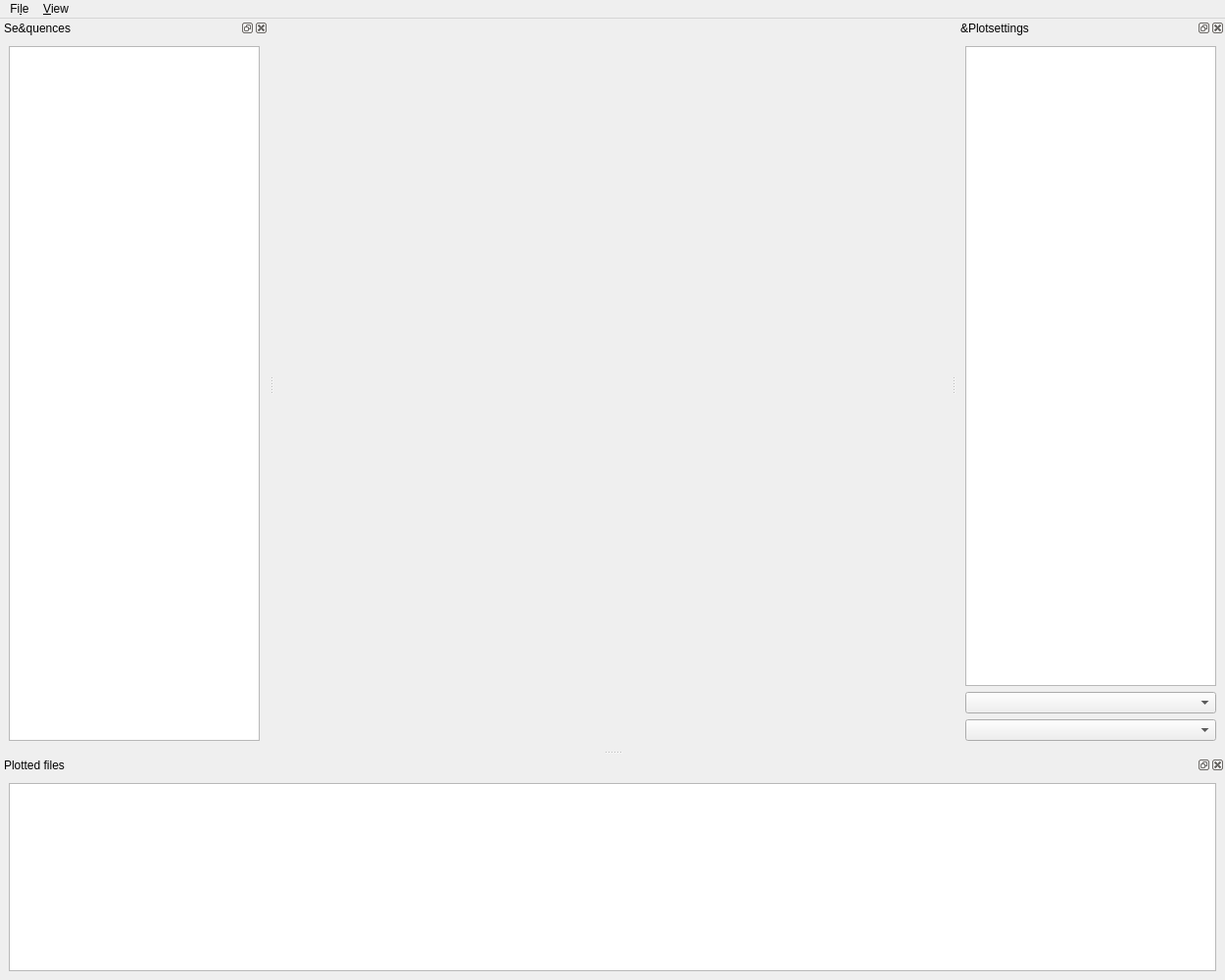
<?xml version="1.0" encoding="UTF-8"?>
<ui version="4.0">
 <class>mainWindow</class>
 <widget class="QMainWindow" name="mainWindow">
  <property name="geometry">
   <rect>
    <x>0</x>
    <y>0</y>
    <width>1250</width>
    <height>1000</height>
   </rect>
  </property>
  <property name="windowTitle">
   <string>RD Plot GUI</string>
  </property>
  <widget class="QWidget" name="centralwidget">
   <property name="sizePolicy">
    <sizepolicy hsizetype="Expanding" vsizetype="Preferred">
     <horstretch>0</horstretch>
     <verstretch>0</verstretch>
    </sizepolicy>
   </property>
   <layout class="QGridLayout" name="gridLayout">
    <item row="0" column="0">
     <widget class="QSplitter" name="splitter_2">
      <property name="sizePolicy">
       <sizepolicy hsizetype="Expanding" vsizetype="Expanding">
        <horstretch>0</horstretch>
        <verstretch>0</verstretch>
       </sizepolicy>
      </property>
      <property name="orientation">
       <enum>Qt::Vertical</enum>
      </property>
      <widget class="QSplitter" name="splitter">
       <property name="sizePolicy">
        <sizepolicy hsizetype="Expanding" vsizetype="Expanding">
         <horstretch>0</horstretch>
         <verstretch>0</verstretch>
        </sizepolicy>
       </property>
       <property name="frameShape">
        <enum>QFrame::NoFrame</enum>
       </property>
       <property name="orientation">
        <enum>Qt::Horizontal</enum>
       </property>
       <property name="opaqueResize">
        <bool>true</bool>
       </property>
       <property name="childrenCollapsible">
        <bool>true</bool>
       </property>
       <widget class="QWidget" name="plotsFrame" native="true">
        <property name="sizePolicy">
         <sizepolicy hsizetype="Expanding" vsizetype="Expanding">
          <horstretch>0</horstretch>
          <verstretch>0</verstretch>
         </sizepolicy>
        </property>
       </widget>
      </widget>
     </widget>
    </item>
   </layout>
  </widget>
  <widget class="QDockWidget" name="plotsettings">
   <property name="enabled">
    <bool>true</bool>
   </property>
   <property name="sizePolicy">
    <sizepolicy hsizetype="Preferred" vsizetype="Preferred">
     <horstretch>0</horstretch>
     <verstretch>0</verstretch>
    </sizepolicy>
   </property>
   <property name="minimumSize">
    <size>
     <width>200</width>
     <height>192</height>
    </size>
   </property>
   <property name="allowedAreas">
    <set>Qt::AllDockWidgetAreas</set>
   </property>
   <property name="windowTitle">
    <string>&amp;Plotsettings</string>
   </property>
   <attribute name="dockWidgetArea">
    <number>2</number>
   </attribute>
   <widget class="QWidget" name="dockWidgetContents_2">
    <layout class="QVBoxLayout" name="verticalLayout_3">
     <item>
      <widget class="QTreeView" name="variableTreeView">
       <property name="selectionMode">
        <enum>QAbstractItemView::ExtendedSelection</enum>
       </property>
       <property name="rootIsDecorated">
        <bool>true</bool>
       </property>
       <attribute name="headerVisible">
        <bool>false</bool>
       </attribute>
      </widget>
     </item>
     <item>
      <widget class="QComboBox" name="combo_interp">
       <property name="currentText">
        <string/>
       </property>
      </widget>
     </item>
     <item>
      <widget class="QComboBox" name="combo_rate_psnr"/>
     </item>
    </layout>
   </widget>
  </widget>
  <widget class="QMenuBar" name="menubar">
   <property name="geometry">
    <rect>
     <x>0</x>
     <y>0</y>
     <width>1250</width>
     <height>26</height>
    </rect>
   </property>
   <widget class="QMenu" name="menuFile">
    <property name="title">
     <string>Fi&amp;le</string>
    </property>
    <addaction name="actionOpen_File"/>
    <addaction name="actionOpen_Sequence"/>
    <addaction name="actionOpen_Directory"/>
    <addaction name="separator"/>
    <addaction name="actionSave_Table"/>
    <addaction name="separator"/>
   </widget>
   <widget class="QMenu" name="menuView">
    <property name="title">
     <string>&amp;View</string>
    </property>
    <addaction name="actionHide_Sequence"/>
    <addaction name="actionHide_PlotSettings"/>
    <addaction name="actionHide_Status"/>
   </widget>
   <addaction name="menuFile"/>
   <addaction name="menuView"/>
  </widget>
  <widget class="QDockWidget" name="sequenceWidget">
   <property name="allowedAreas">
    <set>Qt::AllDockWidgetAreas</set>
   </property>
   <property name="windowTitle">
    <string>Se&amp;quences</string>
   </property>
   <attribute name="dockWidgetArea">
    <number>1</number>
   </attribute>
   <widget class="QWidget" name="dockWidgetContents">
    <layout class="QVBoxLayout" name="verticalLayout_2">
     <item>
      <widget class="SimDataItemTreeView" name="simDataItemTreeView">
       <property name="dragEnabled">
        <bool>false</bool>
       </property>
       <property name="dragDropMode">
        <enum>QAbstractItemView::DropOnly</enum>
       </property>
       <property name="defaultDropAction">
        <enum>Qt::IgnoreAction</enum>
       </property>
       <property name="alternatingRowColors">
        <bool>true</bool>
       </property>
       <property name="selectionMode">
        <enum>QAbstractItemView::ExtendedSelection</enum>
       </property>
       <property name="selectionBehavior">
        <enum>QAbstractItemView::SelectRows</enum>
       </property>
       <property name="rootIsDecorated">
        <bool>true</bool>
       </property>
       <property name="headerHidden">
        <bool>true</bool>
       </property>
      </widget>
     </item>
    </layout>
   </widget>
  </widget>
  <widget class="QDockWidget" name="statusWidget">
   <property name="windowTitle">
    <string>Plotted files</string>
   </property>
   <attribute name="dockWidgetArea">
    <number>8</number>
   </attribute>
   <widget class="QWidget" name="dockWidgetContents_3">
    <layout class="QVBoxLayout" name="verticalLayout">
     <item>
      <widget class="QListView" name="simDataItemListView"/>
     </item>
    </layout>
   </widget>
  </widget>
  <action name="actionOpen_File">
   <property name="text">
    <string>&amp;Open File</string>
   </property>
  </action>
  <action name="actionOpen_Directory">
   <property name="text">
    <string>Open &amp;Directory</string>
   </property>
  </action>
  <action name="actionSave_Plot">
   <property name="text">
    <string>&amp;Save Plot</string>
   </property>
  </action>
  <action name="actionHide_Sequence">
   <property name="checkable">
    <bool>true</bool>
   </property>
   <property name="checked">
    <bool>false</bool>
   </property>
   <property name="text">
    <string>Hide &amp;Sequences</string>
   </property>
  </action>
  <action name="actionHide_PlotSettings">
   <property name="checkable">
    <bool>true</bool>
   </property>
   <property name="text">
    <string>Hide &amp;Plotsettings</string>
   </property>
  </action>
  <action name="actionSave_all_Plots">
   <property name="text">
    <string>Save all &amp;Plots</string>
   </property>
  </action>
  <action name="actionExit">
   <property name="text">
    <string>&amp;Exit</string>
   </property>
  </action>
  <action name="actionOpen_Sequence">
   <property name="text">
    <string>Ope&amp;n Sequence</string>
   </property>
  </action>
  <action name="actionHide_Status">
   <property name="checkable">
    <bool>true</bool>
   </property>
   <property name="text">
    <string>&amp;Hide Status</string>
   </property>
  </action>
  <action name="actionSave_Table">
   <property name="text">
    <string>&amp;Save Table</string>
   </property>
  </action>
 </widget>
 <customwidgets>
  <customwidget>
   <class>SimDataItemTreeView</class>
   <extends>QTreeView</extends>
   <header>view.h</header>
  </customwidget>
 </customwidgets>
 <resources/>
 <connections/>
</ui>
